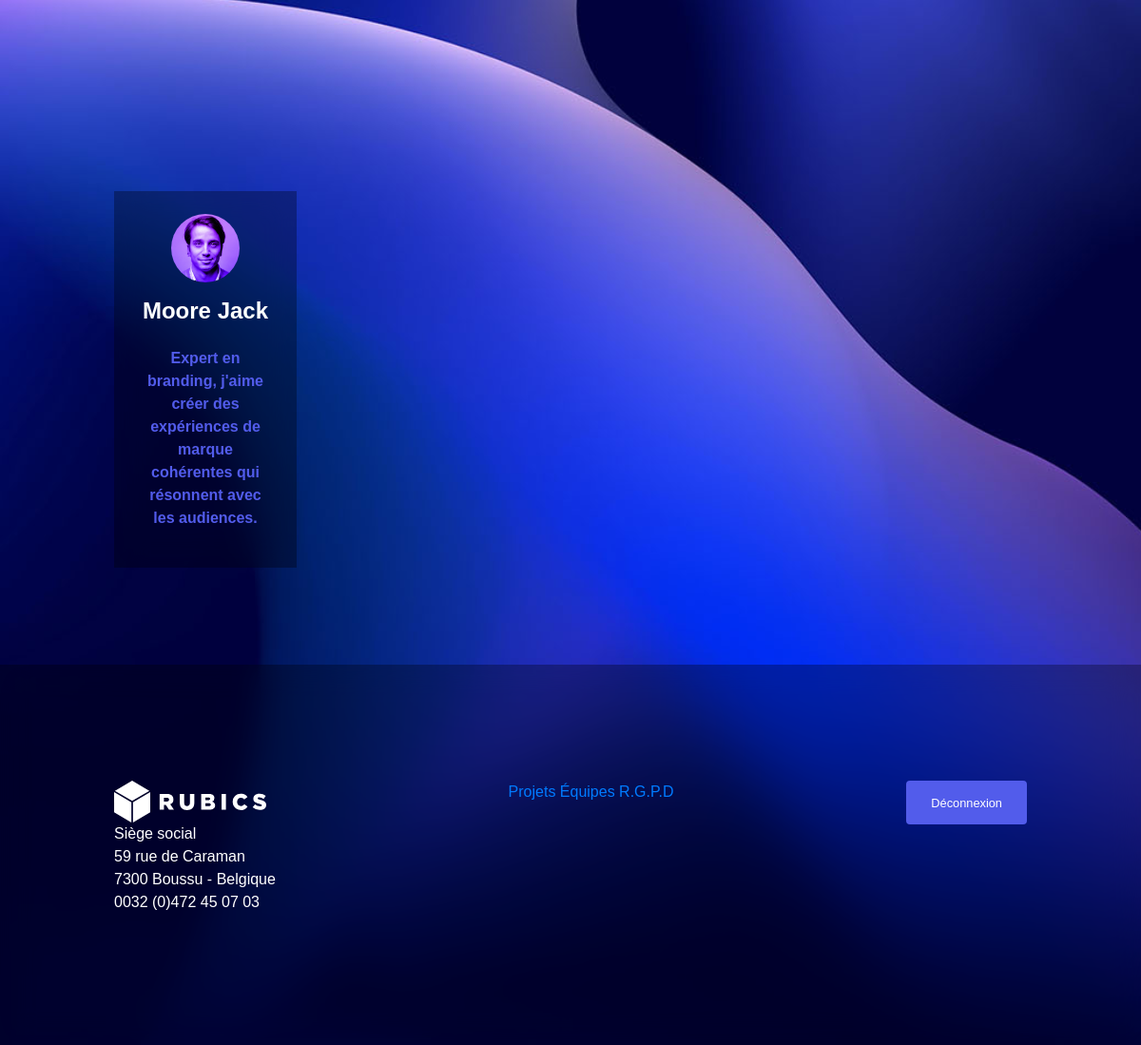
The app's page /view/view-teams.php?id=1 (lower part), older data.
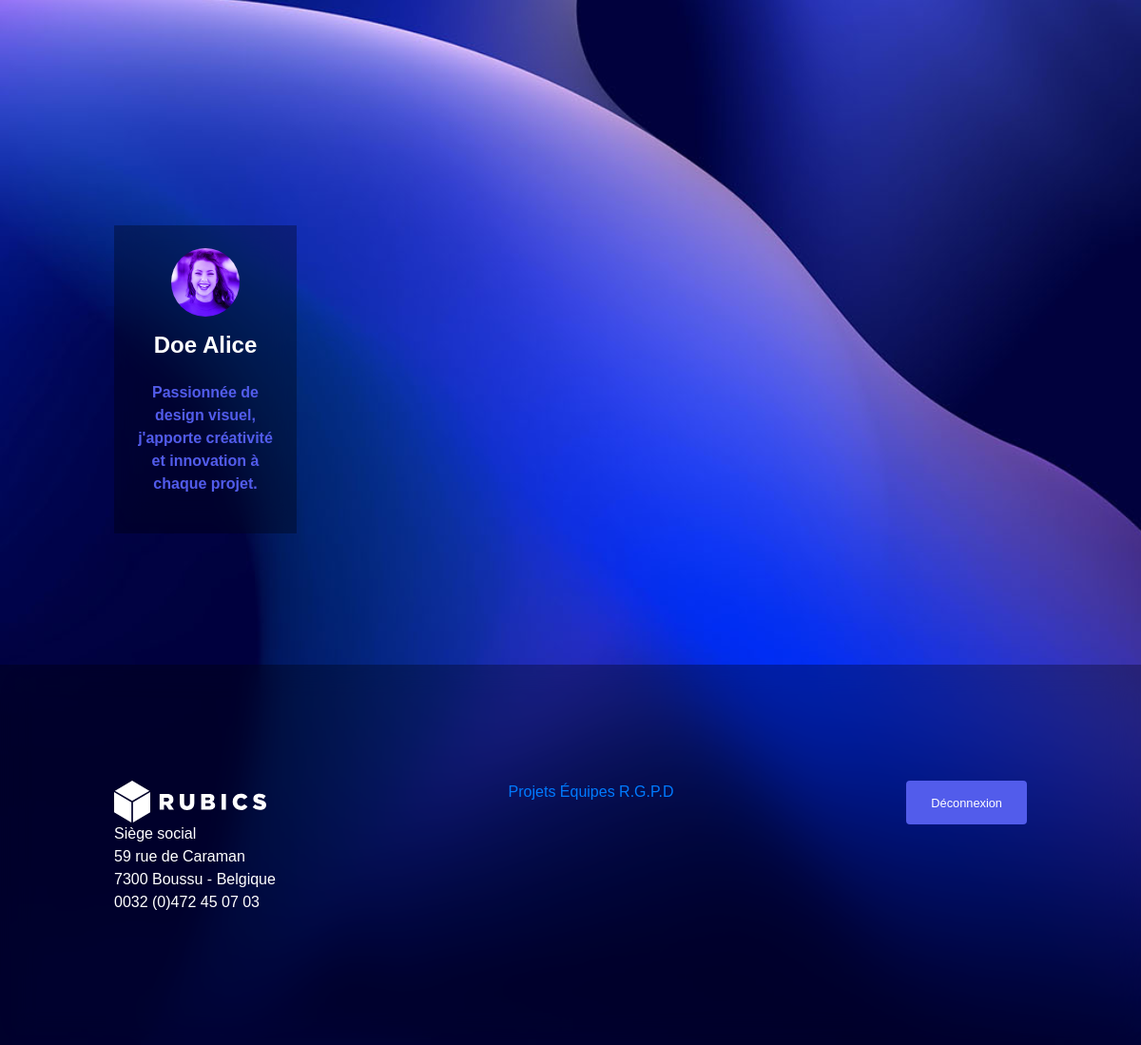
The same page, newer data.
### tables this page shows
CREATE TABLE `employee` (
  `id` int(11) NOT NULL,
  `avatar` varchar(100) NOT NULL,
  `first_name` varchar(50) NOT NULL,
  `last_name` varchar(50) NOT NULL,
  `birthdate` date NOT NULL,
  `biography` text NOT NULL,
  `created_at` timestamp NOT NULL DEFAULT CURRENT_TIMESTAMP ON UPDATE CURRENT_TIMESTAMP,
  `actif` tinyint(4) NOT NULL,
  `team_id` int(11) NOT NULL,
  `role_id` int(11) NOT NULL
);

### model/employeeModel.php (called while the page is built, shortened)
<?php
include($_SERVER['DOCUMENT_ROOT'] . "/Rubics/model/dbconnect.php");
function getActiveEmployees($idTeam = null)
{
    global $bdd;
    if ($idTeam === null) {
        $query = "SELECT * FROM employee WHERE actif = 1";
        $stmt = $bdd->prepare($query);
    } else {
        $query = "SELECT * FROM employee WHERE actif = 1 AND team_id = :team_id";
        $stmt = $bdd->prepare($query);
        $stmt->bindParam(':team_id', $idTeam, PDO::PARAM_INT);
    }
    $stmt->execute();
    $employees = $stmt->fetchAll(PDO::FETCH_ASSOC);
    return $employees;
}

### view/view-teams.php (the view, shortened to what this page needs)
<?php
include($_SERVER['DOCUMENT_ROOT'] . "/Rubics/view/component/header.php");
include($_SERVER['DOCUMENT_ROOT'] . "/Rubics/model/teamModel.php");
include($_SERVER['DOCUMENT_ROOT'] . "/Rubics/model/employeeModel.php");
if (isset($_GET['id'])) {
    $id = intval($_GET['id']);
} else $id = null;
$employees = getActiveEmployees($id);
?>
<div class="container-items">
    <div class="container-content">
        <div class="cards">
            <?php
            if (isset($employees)) {
                foreach ($employees as $employee) {
                    echo "<div class='card-item'>";
                    echo "<img src=" . $employee['avatar'] . " " . "alt='designer icon'>";
                    echo "<h3>" . $employee['last_name'] . " " . $employee['first_name'] . "</h3>";
                    echo "<p class='ft-weight-bold clr-third'>" . $employee['biography'] . "</p>";
                    echo "</div>";
                }
            }
            ?>
        </div>
    </div>
    <?php
    include($_SERVER['DOCUMENT_ROOT'] . "/Rubics/view/component/footer.php");
    ?>

### view/component/header.php (shortened to what this page needs)
<html lang="fr">
<head>
    <link rel="stylesheet" type="text/css" href="<?php $_SERVER['DOCUMENT_ROOT']; ?>/Rubics/asset/css/bootstrap.css">
    <link rel="stylesheet" type="text/css" href="<?php $_SERVER['DOCUMENT_ROOT']; ?>/Rubics/asset/css/style.css">
</head>
<body>

### view/component/footer.php (shortened to what this page needs)
<footer>
    <div class="content-footer">
        <div>
            <div class="logo">
                <img class="logo" src="../public/logo_rubics.svg" alt="Logo" />
            </div>
            <div class="clr-white">
                <p>
                    Siège social<br>
                    59 rue de Caraman<br>
                    7300 Boussu - Belgique<br>
                    0032 (0)472 45 07 03
                </p>
            </div>
        </div>
        <div>
            <a href="<?php $_SERVER['DOCUMENT_ROOT']; ?>/Rubics/view/view-projects.php">Projets</a>
            <a href="<?php $_SERVER['DOCUMENT_ROOT']; ?>/Rubics/view/view-teams.php">Équipes</a>
            <a href="#">R.G.P.D</a>
        </div>
        <div>
            <form action="<?php $_SERVER['DOCUMENT_ROOT'] ?>/Rubics/controller/userController.php" method="POST">
                <input class="btn" type="submit" value="Déconnexion" name="submit">
            </form>
        </div>
    </div>
</footer>
</body>

### asset/css/style.css (style rules this page uses)
:root { --clr-white: #FFFFFF; --clr-primary-first: #070F2B; --clr-primary-second: #11009E; --clr-primary-third: #525CEB; --clr-primary-four: #BFCFE7; --ft-h1: 3rem; --ft-h2: 2rem; --ft-h3: 1.5rem; --ft-h4: 1.2rem; --ft-h5: 0.8rem; --ft-h6: 0.7rem; --ft-body: 1rem; --fw-thin: 200; --fw-light: 300; --fw-medium: 600; --fw-bold: 700; --mrg-top-1: 1rem; --mrg-top-2: 2rem; }
* { box-sizing: border-box; margin: 0; padding: 0; }
html, body { min-height: 100vh; width: 100vw; font-family: Poppins, Helvetica, sans-serif; }
body { font-family: 'Arial', sans-serif; background-image: url(../../public/background.jpg); background-size: cover; margin: 0; padding: 0; }
footer { display: flex; align-items: center; height: 50%; padding-inline: 10%; background-color: rgba(0, 0, 0, 0.3); backdrop-filter: blur(1rem); clip-path: inset(0); }
.content-footer { display: flex; justify-content: space-between; width: 100%; }
.logo { width: 10rem; }
h1, h2, h3, h4, h5, h6 { font-weight: var(--fw-bold); color: var(--clr-white); }
h3 { font-size: var(--ft-h3); margin-bottom: 1.5rem; }
p { font-size: var(--ft-body); font-weight: var(--fw-thin); }
.clr-white { color: var(--clr-white); }
.clr-third { color: var(--clr-primary-third); }
.ft-weight-bold { font-weight: var(--fw-bold); }
.btn { display: flex; align-items: center; color: var(--clr-white); background-color: var(--clr-primary-third); border: 2px solid var(--clr-primary-third); text-decoration: none; padding: 0.7rem 1.5rem; font-size: var(--ft-h5); transition: all .3s ease; }
.container-content { min-height: calc(100vh - 100px); padding-top: 100px; display: flex; align-items: center; justify-content: center; width: 100%; padding-inline: 10%; }
.cards { display: flex; flex-wrap: wrap; justify-content: space-between; align-items: center; gap: 3rem; }
.cards .card-item { max-width: 20%; }
.card-item { aspect-ratio: 2/3; }
.card-item { width: 40%; padding: 1.5rem; text-align: center; background-color: rgba(0, 0, 0, 0.3); backdrop-filter: blur(1rem); clip-path: inset(0); }
.card-item img { margin-bottom: 1rem; border-radius: 50%; width: 50%; }

Row changes from the older to the newer data that the page shows:
no longer on this page (row edited): employee: avatar (picture), last_name "Moore", first_name "Jack", biography "Expert en branding, j'aime créer des expériences de marque cohérentes qui résonnent avec les audiences."
now on this page (row edited): employee: avatar (picture), last_name "Doe", first_name "Alice", biography "Passionnée de design visuel, j'apporte créativité et innovation à chaque projet."
